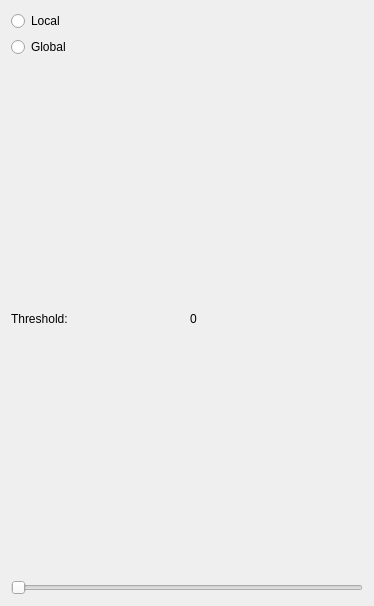
          <widget class="QWidget" name="thresholding">
           <property name="geometry">
            <rect>
             <x>0</x>
             <y>0</y>
             <width>374</width>
             <height>606</height>
            </rect>
           </property>
           <attribute name="label">
            <string>Thresholding</string>
           </attribute>
           <layout class="QVBoxLayout" name="verticalLayout_21">
            <item>
             <layout class="QVBoxLayout" name="verticalLayout_19">
              <item>
               <widget class="QRadioButton" name="radio_local">
                <property name="cursor">
                 <cursorShape>PointingHandCursor</cursorShape>
                </property>
                <property name="text">
                 <string>Local</string>
                </property>
                <attribute name="buttonGroup">
                 <string notr="true">buttonGroup_edges</string>
                </attribute>
               </widget>
              </item>
              <item>
               <widget class="QRadioButton" name="radio_global">
                <property name="cursor">
                 <cursorShape>PointingHandCursor</cursorShape>
                </property>
                <property name="text">
                 <string>Global</string>
                </property>
                <attribute name="buttonGroup">
                 <string notr="true">buttonGroup_edges</string>
                </attribute>
               </widget>
              </item>
             </layout>
            </item>
            <item>
             <layout class="QVBoxLayout" name="verticalLayout_20">
              <item>
               <layout class="QHBoxLayout" name="horizontalLayout_10" stretch="0,0">
                <item>
                 <widget class="QLabel" name="label_3">
                  <property name="sizePolicy">
                   <sizepolicy hsizetype="Preferred" vsizetype="Minimum">
                    <horstretch>0</horstretch>
                    <verstretch>0</verstretch>
                   </sizepolicy>
                  </property>
                  <property name="text">
                   <string>Threshold:</string>
                  </property>
                 </widget>
                </item>
                <item>
                 <widget class="QLabel" name="label_thesholding">
                  <property name="sizePolicy">
                   <sizepolicy hsizetype="Preferred" vsizetype="Minimum">
                    <horstretch>0</horstretch>
                    <verstretch>0</verstretch>
                   </sizepolicy>
                  </property>
                  <property name="text">
                   <string>0</string>
                  </property>
                 </widget>
                </item>
               </layout>
              </item>
              <item>
               <widget class="QSlider" name="slider_thresholding">
                <property name="cursor">
                 <cursorShape>OpenHandCursor</cursorShape>
                </property>
                <property name="orientation">
                 <enum>Qt::Horizontal</enum>
                </property>
               </widget>
              </item>
             </layout>
            </item>
           </layout>
          </widget>
